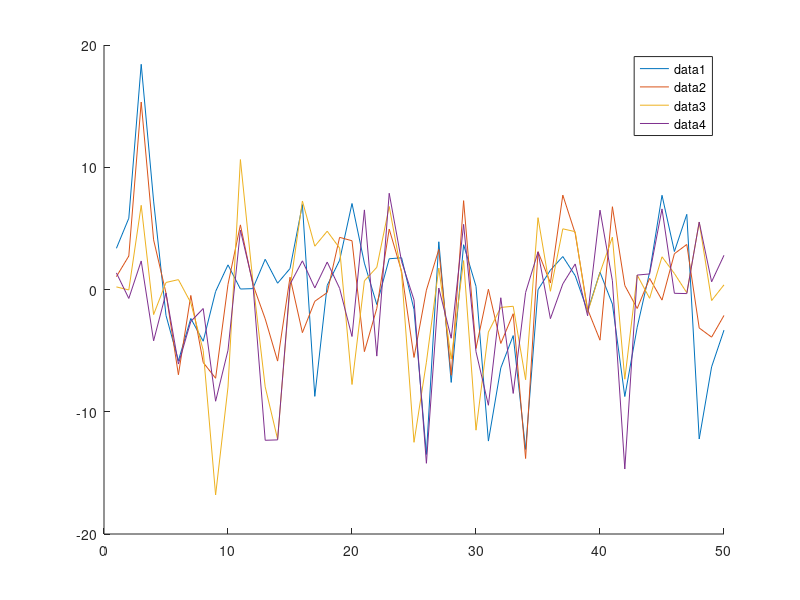

This chart was generated by the following MATLAB code:
clear
n=50
p1 = (randn(n,1)).*5
p2 = (randn(n,1)).*15
x1 = [0.4 0.4 0.4 0.4]
x2 = [-0.2 -0.1 0 0.1]
%x = [-0.5 -0.4 -0.3 -0.2]
%%
for j=1:length(x1)
    for i=1:n
        y(j,i) = p1(i) * sin(p2(i)*x1(j)) 
        y(j,i) = y(j,i) + p1(n-i+1) * cos(p2(n-i+1)*x1(j)) 
        y(j,i) = y(j,i) + p1(i) * sin(p2(i)*x2(j)) 
        y(j,i) = y(j,i) + p1(n-i+1) * cos(p2(n-i+1)*x2(j)) 

    end
end
figure(1)
clf
hold on
for l=1:length(x1)
    plot(y(l,:))
end
legend